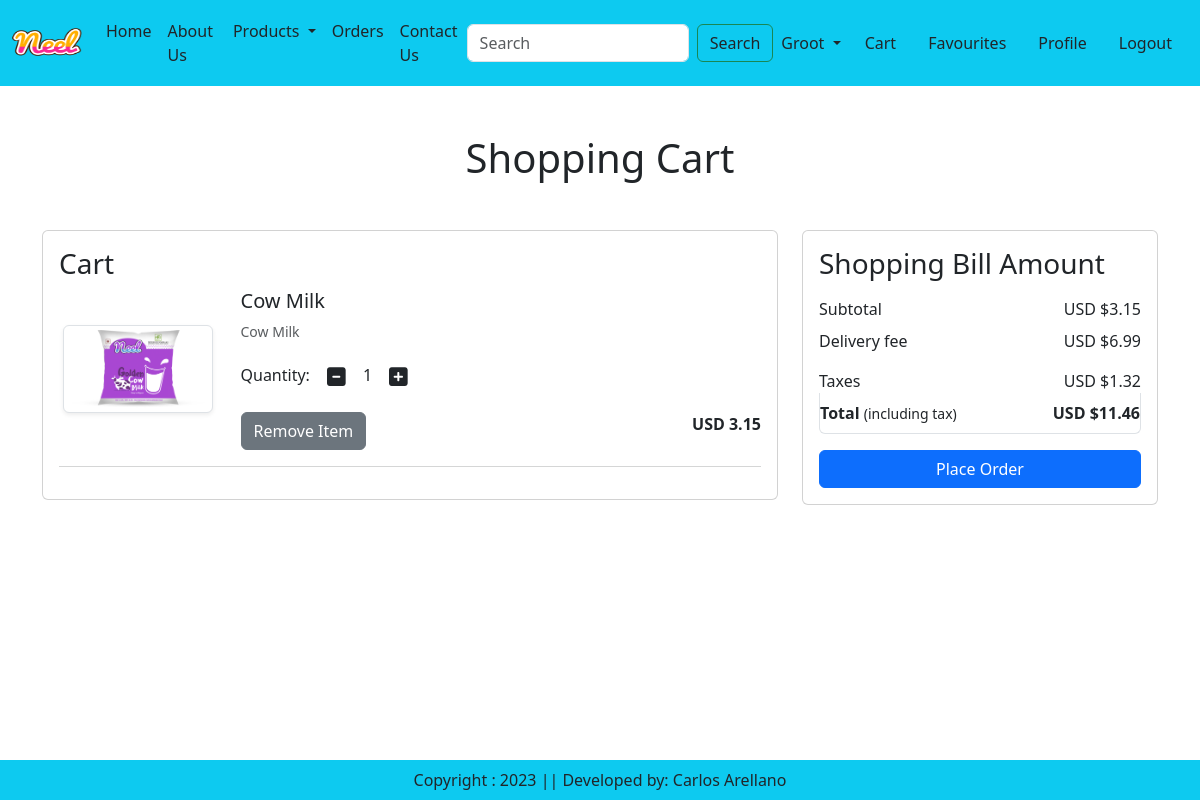
The app's page /cart/ (signed in) with its own data.
### app/models.py (models this page shows, shortened)
class User(AbstractUser):
    username = models.CharField(max_length=8, null=True)
    first_name = models.CharField(max_length=80, null=True)
    last_name = models.CharField(max_length=100, null=True)
    email = models.EmailField(unique=True, null=True)
    phone = models.CharField(max_length=14, unique=True, null=True)
    address = models.CharField(max_length=150, unique=True, null=True)
    USERNAME_FIELD = 'email'
    REQUIRED_FIELDS = ['username','first_name','last_name', 'phone','address']

class Cart(models.Model):
    user = models.ForeignKey(User, on_delete=models.CASCADE)
    product = models.ForeignKey(Product, on_delete=models.CASCADE)
    quantity = models.PositiveIntegerField(default=1)

class Product(models.Model):
    product_title = models.CharField(max_length=100)
    selling_price = models.FloatField()
    discounted_price = models.FloatField()
    description = models.TextField()
    features = models.TextField(default='')
    category = models.CharField(choices=CATEGORY_OPTIONS, max_length=2)
    product_image = models.ImageField(upload_to='product')

### app/views.py (the view)
# urls.py: path('cart/', views.showCart, name='cart'),
def showCart(req):
    user = req.user
    cart = Cart.objects.filter(user=user)
    subtotal = 0
    for prod in cart:
        total_price = round((prod.quantity * prod.product.discounted_price),2)
        subtotal = round((subtotal + total_price),2)
        shipping_price = 6.99
        tax = round((subtotal + shipping_price) * (0.13),2)
    final_price = round((subtotal + shipping_price + tax),2)
    return render(req,'app/add_to_cart.html', locals())

### app/templates/app/add_to_cart.html (shortened to what this page needs)
{% extends 'app/base.html' %} {% load static %}  {% block main-content %}
<div class="container my-5">
  <div class="row">
    {% if cart %}
    <h1 class="text-center mb-5">Shopping Cart</h1>
    <div class="col-sm-8">
      <div class="card">
        <div class="card-body">
          <h3>Cart</h3>
          {% for item in cart %}
          <div class="row">
            <div class="col-sm-3 text-center align-self-center">
              <img
                src="{{item.product.product_image.url}}"
                alt=""
                class="img-fluid img-thumbnail shadow-sm"
                height="150"
                width="150"
              />
            </div>
            <div class="col-sm-9">
              <div>
                <h5>{{item.product.product_title}}</h5>
                <p class="mb-2 text-muted small">
                  {{item.product.description}}
                </p>
                <div class="my-3">
                  <label for="quantity"> Quantity:</label>
                  <a class="minus-cart btn" pid="{{item.product.id}}"
                    ><i class="fas fa-minus-square fa-lg"></i>
                  </a>
                  <span id="quantity">{{item.quantity}}</span>
                  <a class="plus-cart btn" pid="{{item.product.id}}"
                    ><i class="fas fa-plus-square fa-lg"></i
                  ></a>
                </div>
                <div class="d-flex justify-content-between">
                  <a
                    href="#"
                    class="remove-cart btn bt-sm btn-secondary mr-3"
                    pid="{{item.product.id}}"
                    >Remove Item</a
                  >
                  <p class="mb-0">
                    <span
                      ><strong
                        >USD {{item.product.discounted_price}}</strong
                      ></span
                    >
                  </p>
                </div>
              </div>
            </div>
          </div>
          <hr class="text-muted" />
          {% endfor %}
        </div>
      </div>
    </div>
    <div class="col-sm-4">
      <div class="card">
        <div class="card-body">
          <h3>Shopping Bill Amount</h3>
          <ul class="list-group">
            <li
              class="list-group-item d-flex justify-content-between align-items-center border-0 px-0 pb-0"
            >
              Subtotal <span id="subtotal">USD ${{subtotal}}</span>
            </li>
            <li
              class="list-group-item d-flex justify-content-between align-items-center border-0 px-0"
              id="delivery-fee"
            >
              Delivery fee <span>USD ${{shipping_price}}</span>
            </li>
            <li
              class="list-group-item d-flex justify-content-between align-items-center border-0 px-0 pb-0"
            >
              Taxes <span id="tax">USD ${{tax}}</span>
            </li>
            <li
              class="list-group-item d-flex justify-content-between align-items-center px-0 mb-3"
            >
              <div><strong>Total </strong><small>(including tax)</small></div>
              <span id="final_price"
                ><strong>USD ${{final_price}}</strong></span
              >
            </li>
          </ul>
          <div class="d-grid">
            <a href="{% url 'checkout' %}" class="btn btn-primary"
              >Place Order</a
            >
          </div>
        </div>
      </div>
    </div>
    {% else %}
    <h1 class="text-center mb-5">Cart is Empty</h1>
    {% endif %}
  </div>
</div>
{% endblock main-content%}

### app/templates/app/base.html (shortened to what this page needs)
<!DOCTYPE html>
{% load static %}
<html lang="en">
  <head>
    <link
      href="https://cdn.jsdelivr.net/npm/bootstrap@5.3.0/dist/css/bootstrap.min.css"
      rel="stylesheet"
    />
    <link rel="stylesheet" href="{% static 'app/css/all.min.css' %}" />
    <link rel="stylesheet" href="{% static 'app/css/owl.carousel.min.css' %}" />
    <link rel="stylesheet" href="{% static 'app/css/style.css' %}" />
  </head>
  <body>
    <nav class="navbar navbar-expand-lg navbar-dark bg-info">
      <div class="container-fluid">
        <a class="navbar-brand text-dark" href="#">
          <img
            src='{% static "app/images/Neel.png" %}'
            width="70"
            height="60"
          />
        </a>
        <div class="collapse navbar-collapse" id="navbarSupportedContent">
          <ul class="navbar-nav me-auto mb-2 mb-lg-0">
            <li class="nav-item">
              <a class="nav-link active text-dark" aria-current="page" href="/"
                >Home</a
              >
            </li>
            <li class="nav-item">
              <a class="nav-link text-dark" href="{% url 'about' %}"
                >About Us</a
              >
            </li>
            <li class="nav-item dropdown">
              <a
                class="nav-link dropdown-toggle text-dark"
                href="#"
                role="button"
                data-bs-toggle="dropdown"
                aria-expanded="false"
              >
                Products
              </a>
            </li>
            <li class="nav-item">
              <a class="nav-link text-dark" href="#">Orders</a>
            </li>
            <li class="nav-item">
              <a class="nav-link text-dark" href="{% url 'contact' %}"
                >Contact Us</a
              >
            </li>
          </ul>
          <form class="d-flex" role="search">
            <input
              class="form-control me-2"
              type="search"
              placeholder="Search"
              aria-label="Search"
            />
            <button class="btn btn-outline-success text-dark" type="submit">
              Search
            </button>
          </form>
        </div>
        <ul class="navbar-nav me-auto mb-2 mb-lg-0">
          {% if request.user.is_authenticated %}
          <li class="nav-item dropdown">
            <a
              class="nav-link dropdown-toggle text-dark text-capitalize"
              href="#"
              role="button"
              data-bs-toggle="dropdown"
              aria-expanded="false"
            >
              {{request.user.username}}
            </a>
          </li>
          {% endif %}
          <li class="nav-item mx-2">
            <a class="nav-link text-dark" href="{% url 'cart' %}">Cart</a>
          </li>
          <li class="nav-item mx-2">
            <a class="nav-link text-dark" href="#">Favourites</a>
          </li>
          {% if request.user.is_authenticated %}
          <li class="nav-item mx-2">
            <a class="nav-link text-dark" href="{% url 'profile' user.id %}"
              >Profile</a
            >
          </li>
          {% else %}
          <li class="nav-item mx-2">
            <a class="nav-link text-dark" href="{% url 'register' %}"
              >Register</a
            >
          </li>
          {% endif %}
          {% if request.user.is_authenticated %}
          <li class="nav-item mx-2">
            <a class="nav-link text-dark" href="{% url 'logout' %}">Logout</a>
          </li>
          {% else %}
          <li class="nav-item mx-2">
            <a class="nav-link text-dark" href="{% url 'login' %}">Login</a>
          </li>
          {% endif %}
        </ul>
      </div>
    </nav>
    {% block main-content%} {% endblock main-content %}
    <footer class="container-fluid bg-info text-center p-2 mt-5 fixed-bottom">
      Copyright : 2023 || Developed by: Carlos Arellano
    </footer>
  </body>
</html>

### records on screen
User: user.username "Groot"
Cart: product.product_image (picture), product.product_title "Cow Milk", product.description "Cow Milk", quantity "1", product.discounted_price "3.15"

### other values on screen
{{ subtotal }} "3.15"
{{ shipping_price }} "6.99"
{{ tax }} "1.32"
{{ final_price }} "11.46"
